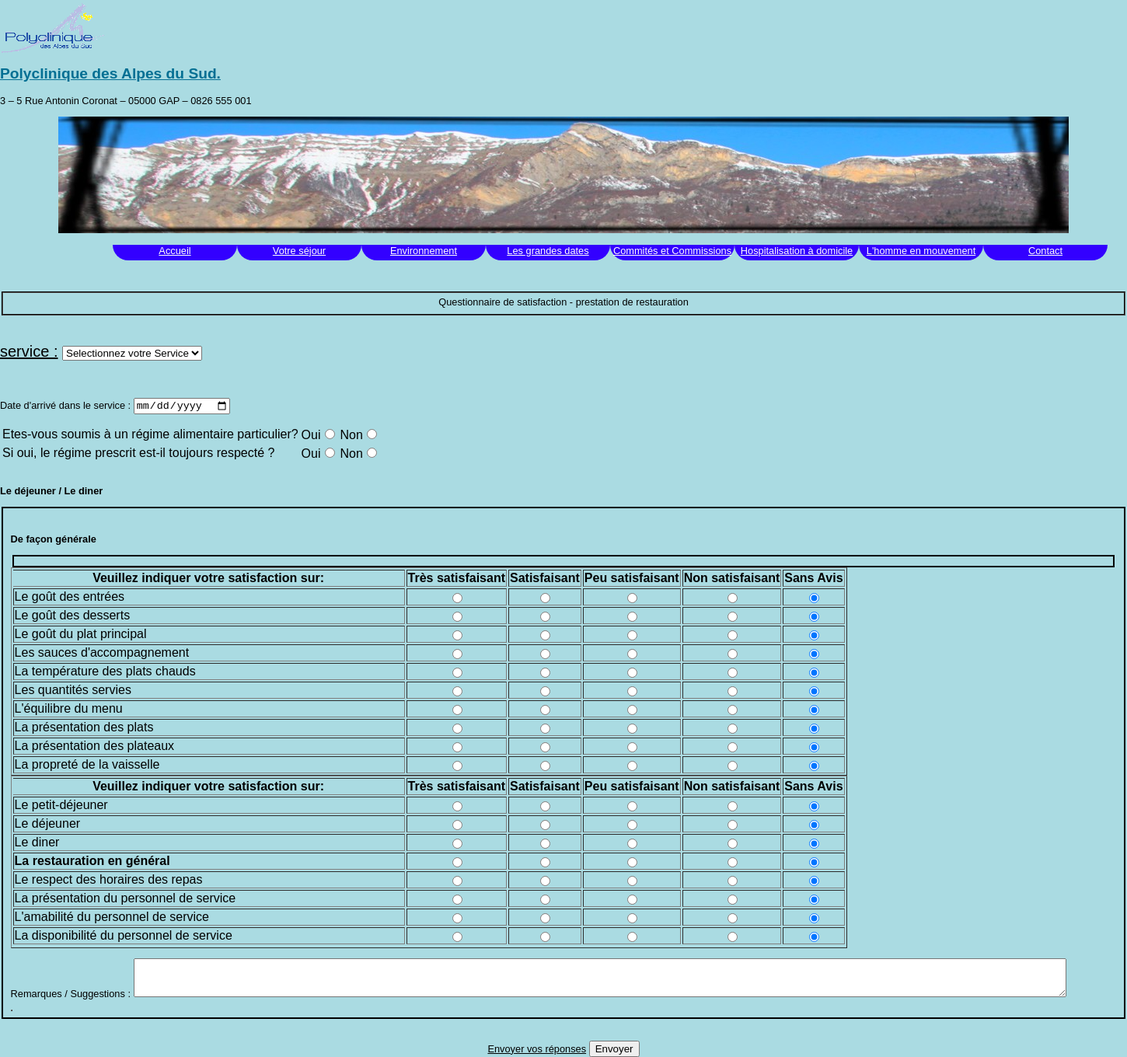
Page /Formulaires/formRestau.php on the committed database.
### tables this page shows
Create table ContenuPartie(
idPartie smallint,
idType varchar(6),
idLigneContenu smallint,
libContenu varchar(150),
CONSTRAINT pk_ContenuPartie Primary key (idPartie,idType,idLigneContenu),
Foreign key (idPartie,idType) References Partie(idPartie,idType));

Create table Partie(
idPartie smallint,
libPartie varchar(100),
idType varchar(6),
CONSTRAINT pk_Partie primary key(idPartie,idType),
Foreign key (idType) References TypeQuestionnaire(idType));

### Formulaires/formRestau.php (the view, shortened to what this page needs)
<html>
<head>
<?php
  include ("../include/entete.php");
  ?>
</head>
<body>
<br>
<fieldset align="center" style="border-color:#000">
  Questionnaire de satisfaction - prestation de restauration
</fieldset>
<form name="FormulaireAuto" method="POST" action="">
  <div id="affService" align="left">
    <br>
    <p style="font-size:20px"><u>service :</u>
      <select name="idService" id="Service" onChange="xajax_AfficherChambre(document.getElementById('Service').value);">
        <option value="00">Selectionnez votre Service </option>
      </select>
    </p>
  </div>
  <br>
  <p align="left">Date d'arrivé dans le service :
    <input type="date" name="dateArrive"/>
  </p>
  <table border="0">
  <?php
  $req="select * from ContenuPartie where idPartie='1' and idType='repas'";
  $res=mysql_query($req);
		while($maLigne=mysql_fetch_array($res))
		{
		echo "<tr>";
	    $idLigne=$maLigne["idLigneContenu"];
		$contenu=$maLigne["libContenu"];
		$idPartie=$maLigne["idPartie"];
		$idType=$maLigne["idType"];
		echo("
			<td>$contenu</td>
			<td>Oui<input type='radio' name='$idPartie$idLigne$idType' value='Oui'></td><td>
			Non<input type='radio' name='$idPartie$idLigne$idType' value='Non'></td>
			</tr>"
			);
		}
		echo "</table>";
  $type="repas";
  $req1="select * from Partie where idType='$type' and idPartie!=1";
  $res1=mysql_query($req1);
  while($maLigne1=mysql_fetch_array($res1))
  {
	  echo "<br>";
  $idPartie=$maLigne1["idPartie"];
  $libPartie=$maLigne1["libPartie"];
  $idType=$maLigne1["idType"];
  echo "<p align='left'><b>$libPartie</b></p>";
  ?>
  <fieldset style="border-style:solid;border-color:#000;">
    <table border="1">
        <th style="border-left:hidden">Veuillez indiquer votre satisfaction sur:</th>
        <th>Très satisfaisant</th>
        <th>Satisfaisant</th>
        <th>Peu satisfaisant</th>
        <th>Non satisfaisant</th>
        <th>Sans Avis</th>
        <?php
  $req2="select * from ContenuPartie where idPartie='$idPartie' and idType='$type'";
  $res2=mysql_query($req2);
		while($maLigne2=mysql_fetch_array($res2))
			{
			echo "<tr>";
	    	$idLigne=$maLigne2["idLigneContenu"];
			$contenu=$maLigne2["libContenu"];
			if((preg_match("/[$?]/",$contenu)))
				{
				echo("
				<td>$contenu</td>
				<td align='center'>Oui<input type='radio' name='$idPartie$idLigne$idType' value='Oui'></td><td align='center'>
				non<input type='radio' name='$idPartie$idLigne$idType' value='non'></td>
				</tr>");
    			 }
	 		elseif((preg_match("/[$:]/",$contenu)))
				 {
				 echo "</table> <table border='1'>
		 		<p align='left'>$contenu
		 		<textarea name='$idPartie$idLigne$idType'  style='width:1200;@charset UTF-8; height:50' ></textarea></p>";
	 			}
	 		else
	 			{
				echo "<td style='width:500;'>$contenu</td>
				<td align='center'><input type='radio' name='$idPartie$idLigne$idType' value='Tres satisfaisant'></td>
				<td align='center'><input type='radio' name='$idPartie$idLigne$idType'  value='Satisfaisant'></td>
				<td align='center'><input type='radio' name='$idPartie$idLigne$idType' value='Peu satisfaisant'></td>
				<td align='center'><input type='radio' name='$idPartie$idLigne$idType' value='Non satisfaisant'></td>
				<td align='center'><input type='radio' name='$idPartie$idLigne$idType' checked value='Sans Avis'></td>
				";
	 			}
			}
		}
	?>
    </table>
  </fieldset>
  <br>
  <p align="center"><u>Envoyer vos réponses</u>
    <input type="submit" name="EnvoiRep" value="Envoyer">
  </p>
</form>
</body>
</html>

### include/entete.php (shortened to what this page needs)
<div id="entete" cellpadding="0" cellspacing="0" border="0" width="100%">
    <a href="../Pages/index2.php"><img src="../Image/logo.png" width="139" height="68" alt="Polyclinique des Alpes du Sud." /></a></td>
   <h2><a href="../Pages/index2.php">Polyclinique des Alpes du Sud.
  </a></h2>
      <p>3 &#8211; 5 Rue Antonin Coronat &#8211; 05000 GAP &#8211; 0826 555 001</p>
	<div id="imagecontainer" class="header-image-container" style="background: url('http://127.0.0.1/projects/ProjetClinique2013/Image/bandeau_01.jpg') top center no-repeat;">
</div>
<br />
<div id="menu" style="position:absolute; align='center';" >
<ul>
  <li  class="Li1"><a href="../pages/Index2.php">Accueil</a></li>
  <li  class="Li1"><a href="../pages/Sejour.php">Votre séjour</a>
  </li>
  <li class="Li1"><a href="../pages/Environnement.php">Environnement</a>
    </li>
      <li  class="Li1"><a href="../pages/Poly.php">Les grandes dates</a></li>
      <li class="Li1"><a href="../pages/com&com.php">Commités et Commissions</a>
    </li>
    <li class="Li1"><a href="../pages/Had.php">Hospitalisation à domicile </a></li>
    <li class="Li1"><a href="../pages/Hem.php">L'homme en mouvement </a></li>
    <li class="Li1"><a href="../pages/Contact.php">Contact</a>
    </li>
</ul>
</div></div>
<br /><br /><br />

### rows in the picture
contenupartie: libContenu "Etes-vous soumis à un régime alimentaire particulier?"
contenupartie: libContenu "Si oui, le régime prescrit est-il toujours respecté ?"
partie: libPartie "Le déjeuner / Le diner"
contenupartie: libContenu "Le goût des entrées"
contenupartie: libContenu "Le goût des desserts"
contenupartie: libContenu "Le goût du plat principal"
contenupartie: libContenu "Les sauces d'accompagnement"
contenupartie: libContenu "La température des plats chauds"
contenupartie: libContenu "Les quantités servies"
contenupartie: libContenu "L'équilibre du menu"
contenupartie: libContenu "La présentation des plats"
contenupartie: libContenu "La présentation des plateaux"
contenupartie: libContenu "La propreté de la vaisselle"
partie: libPartie "De façon générale"
contenupartie: libContenu "Le petit-déjeuner"
contenupartie: libContenu "Le déjeuner"
contenupartie: libContenu "Le diner"
contenupartie: libContenu "La restauration en général"
contenupartie: libContenu "Le respect des horaires des repas"
contenupartie: libContenu "La présentation du personnel de service"
contenupartie: libContenu "L'amabilité du personnel de service"
contenupartie: libContenu "La disponibilité du personnel de service"
contenupartie: libContenu "Remarques / Suggestions :"
